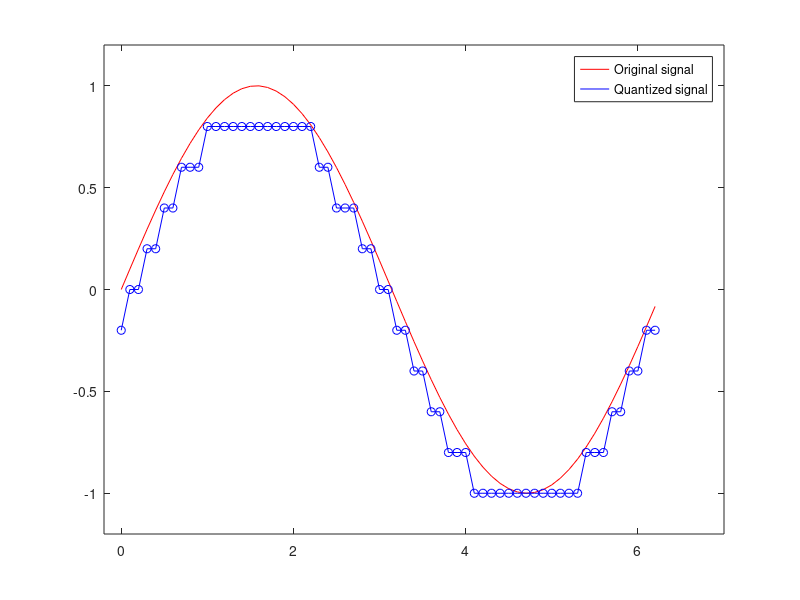

Write MATLAB code to recreate this figure.
	
t = [0:.1:2*pi];

sig = sin(t);

partition = [-1:.2:1];

codebook = [-1.2:.2:1];

[index,quants] = quantiz(sig,partition,codebook);

plot(t,sig,'r-',t,quants,'b-',t,quants,'bo');

        axis([-.2 7 -1.2 1.2]);

        legend('Original signal','Quantized signal');